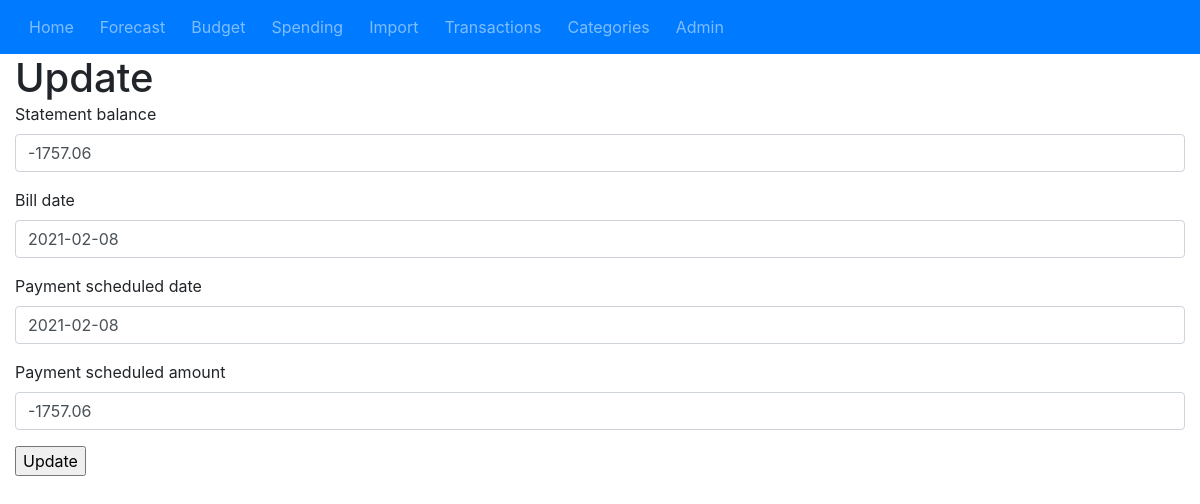
Page /creditcardupdate/1/ on the earlier database version.
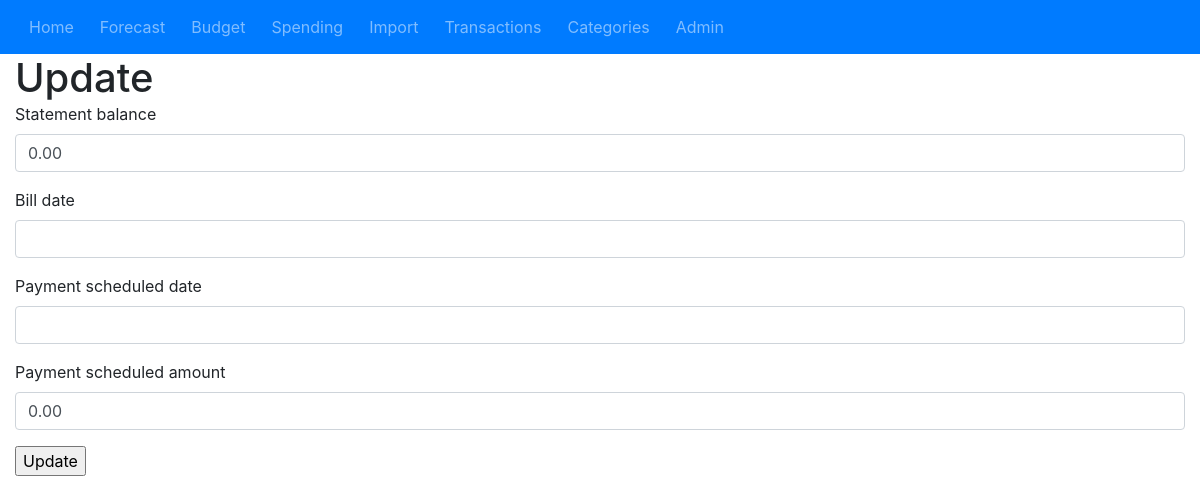
Same page on the later database version.
### account/models.py (models this page shows, shortened)
class CreditCard(models.Model):
	account = models.ForeignKey(Account, on_delete=models.CASCADE)
	statement_balance = models.DecimalField(max_digits=8, decimal_places=2, blank=True, null=True)
	bill_date = models.DateField(blank=True, null=True)
	payment_scheduled_date = models.DateField(blank=True, null=True)
	payment_scheduled_amount = models.DecimalField(max_digits=8, decimal_places=2, blank=True, null=True)

### account/views.py (the view)
# urls.py: path('creditcardupdate/<int:pk>/', CreditCardUpdateView.as_view(), name='creditcard-update'),
class CreditCardUpdateView(UpdateView):
    model = CreditCard
    fields = ['statement_balance','bill_date','payment_scheduled_date','payment_scheduled_amount']
    template_name = 'generic_update_form.html'
    success_url = '/'

### templates/generic_update_form.html
{% extends "base.html" %}
{% load crispy_forms_tags %}
{% block main_content %}
	<h1>Update</h1>
	<form method="post">{% csrf_token %}
    	{{ form | crispy }}
   	 <input type="submit" value="Update">
	</form>
{% endblock %}

Differences in the rows shown:
changed CreditCard: statement_balance "-1757.06" → "0.00"; bill_date "2021-02-08" → (not shown); payment_scheduled_date "2021-02-08" → (not shown); payment_scheduled_amount "-1757.06" → "0.00"
